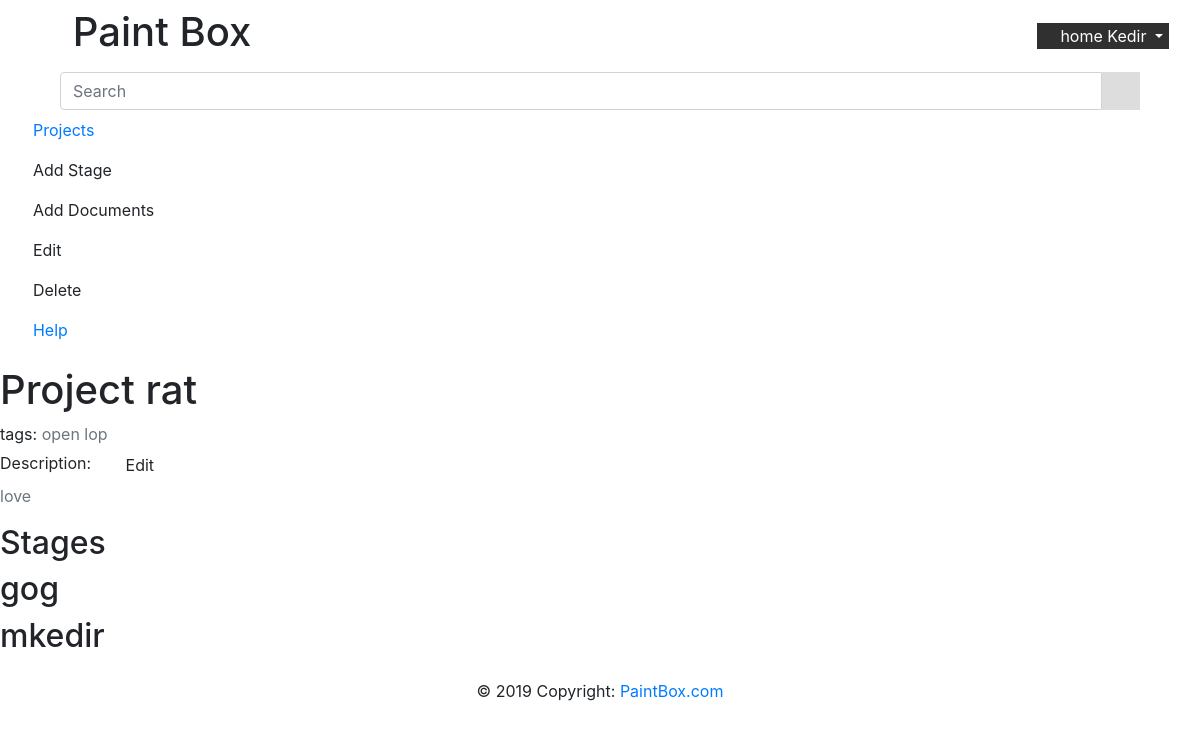
/project/3 (signed in), run on the app's committed database.
### PaintBox/modules/database.py (models this page shows, shortened)
class DBUser(db.Model, UserMixin):
    __tablename__ = 'user'
    id = db.Column(db.Integer, primary_key=True)
    username = db.Column(db.String(120), unique=True, nullable=False)
    firstname = db.Column(db.String(20), nullable=False)
    lastname = db.Column(db.String(20), nullable=False)
    email = db.Column(db.String(120), unique=True, nullable=False)
    image_file = db.Column(db.String(20), nullable=False, default='default.jpg')
    password = db.Column(db.String(60), nullable=False)
    projects = db.relationship('DBproject', backref='author', lazy=True)

### PaintBox/modules/Project.py (models this page shows, shortened)
class DBproject(db.Model, object):
    __tablename__ = 'project'
    id = db.Column(db.Integer, primary_key=True)
    name = db.Column(db.String(100), nullable=False)
    date_posted = db.Column(db.DateTime, nullable=False, default=datetime.utcnow)
    description = db.Column(db.Text)
    user_id = db.Column(db.Integer, db.ForeignKey('user.id'), nullable=False)
    tags = db.relationship('DBtags', backref='pro', lazy=True)
    stages = db.relationship('DBStage', backref='stage', lazy=True)
    __table_args__ = (UniqueConstraint('user_id', 'name', name='_name_user'),)
    def get_id(self):
        return self.id
    def get_description(self):
        return self.description
    def get_name(self):
        return self.name
    def get_tags(self):
        tag_list = []
        tags = DBtags.query.filter_by(pro=self).all()
        if tags is not None:
            for i in tags:
                tag_list.append(i.name)
        return tag_list
    def get_stages(self):
        stages_list = []
        tags = DBStage.query.filter_by(stage=self).all()
        if tags is not None:
            for i in tags:
                stages_list.append(i)
        return stages_list

class DBtags(db.Model):
    __tablename__ = 'tags'
    id = db.Column(db.Integer, primary_key=True)
    name = db.Column(db.String(100), nullable=False)
    project_id = db.Column(db.Integer, db.ForeignKey('project.id'), nullable=False)

class DBStage(db.Model):
    __tablename__ = 'stage'
    id = db.Column(db.Integer, primary_key=True)
    name = db.Column(db.String(100), nullable=False)
    date_posted = db.Column(db.DateTime, nullable=False, default=datetime.utcnow)
    project_id = db.Column(db.Integer, db.ForeignKey('project.id'), nullable=False)
    todos = db.relationship('DBtodo', backref='stage', lazy=True)
    __table_args__ = (UniqueConstraint('project_id', 'name', name='_name_project'),)
    def get_id(self):
        return self.id
    def get_name(self):
        return self.name

### PaintBox/routes.py (the view)
@app.route('/project/<name>', methods=['GET', 'POST'])
@login_required
def project(name):
    pro = Project.get_db(name)
    return render_template('project.html', title='Project', project=pro, stages=pro.get_stages(), user=current_user)

### PaintBox/modules/Project.py (called while the page is built)
def get_db(id):
    return DBproject.query.filter_by(id=id).first()

### PaintBox/modules/database.py (called while the page is built)
@login_manager.user_loader
def load_user(user_id):
    return DBUser.query.get(int(user_id))

### PaintBox/templates/project.html (shortened to what this page needs)
{% from 'sidebar_macro.html' import project_view_sidebar %}
{% from 'modals_macro.html' import message %}
{% from 'todo_macro.html' import todo %}
{% extends "base.html" %}
{% block style %}
    <link rel="stylesheet" href="{{ url_for('static', filename='css/sidebar_style.css') }}">
    <link rel="stylesheet" href="{{ url_for('static', filename='css/project_display.css') }}">
    <link rel="stylesheet" href="{{ url_for('static', filename='css/todo.css') }}">
{% endblock %}
{% block nav %}
    {{ project_view_sidebar() }}
{% endblock %}
{% block main %}
    <div style="width: 100%; flex-direction: column;">
        <div class="project_info">
            <h1>Project {{ project.get_name() }}  </h1>
            tags:
            <table style=" padding: 0; margin: 0; ">
                {% for tag in project.get_tags() %}
                    <tr>
                        <span class="text-muted"> {{ tag }} </span>
                    </tr>
                {% endfor %}
            </table>
            Description:
            <button type="button" class="btn btn-default" onclick="divClicked()"><i class="fas fa-edit"></i> Edit
            </button>
            <p id="editDescription" class="text-muted" contenteditable="true">{{ project.get_description() }}</p>
        </div>
        <h2>Stages</h2>
        {% if stages|length  != 0 %}
             <div class="project-container">
                {% for item in stages %}
                    <div class="project">
                        <a  onclick="showTodo({{ item.get_id() }})" data-target="#todo_modal" >
                            <h2>{{ item.get_name() }}</h2>
                        </a>
                    </div>
                {% endfor %}
            </div>
        {% else %}
            <p>
                You currently have on projects. Use + button to add a project.
            </p>
        {% endif %}
    </div>
{% endblock %}

### PaintBox/templates/base.html (shortened to what this page needs)
<!DOCTYPE html>
<html lang="en" xmlns="http://www.w3.org/1999/html">
<head>
    <link rel="stylesheet" href="https://use.fontawesome.com/releases/v5.8.1/css/all.css"
>
    <link rel="stylesheet" href="https://maxcdn.bootstrapcdn.com/bootstrap/4.3.1/css/bootstrap.min.css">
    <link rel="stylesheet" href="{{ url_for('static', filename='css/colors.css') }}">
    <link rel="stylesheet" href="{{ url_for('static', filename='css/home.css') }}">
    {% block style %}{% endblock %}
</head>
<body class="wrapper">
<header>
    <nav class="navbar navbar-expand-lg">
        <div class="container-fluid">
            <a type="button" id="sidebarCollapse">
                    <div class="sidebar-header">
                        <h1>
                            <i class="fas fa-puzzle-piece"></i>
                            <span>Paint Box</span>
                        </h1>
                    </div>
            </a>
            {% if current_user.is_authenticated %}
                <div class="btn-group user_info">
                    <button type="button" class="dropdown-toggle" data-toggle="dropdown" aria-haspopup="true"
                            aria-expanded="false"
                            style="
                                background: #303030;
                                border: #303030;
                                color: white;
                            ">
                        <i class="fas fa-user"></i>
                        <span>{{ user.firstname }} {{ user.lastname }} </span>
                    </button>
                </div>
            {% endif %}
        </div>
    </nav>
</header>
{% block nav %}
{% endblock %}
<main id="content">
    {% block main %}{% endblock %}
</main>
<footer class="footer">
    <div class="footer-copyright text-center py-3">© 2019 Copyright:
        <a href="https://mdbootstrap.com/education/bootstrap/"> PaintBox.com</a>
    </div>
</footer>
</body>
</html>

### data on the page
DBUser: firstname "home", lastname "Kedir"
DBproject: get_name "rat", get_description "love"
DBtags: name "open"
DBtags: name "lop"
DBStage: get_name "gog"
DBStage: get_name "mkedir"
